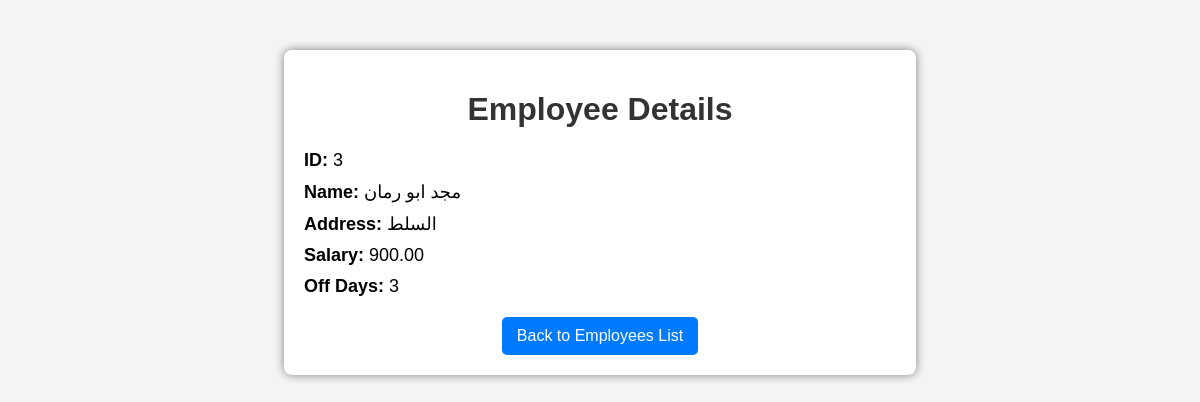
Screenshot of /Employees/read.php?id=3 with the database file from the repository.
### tables this page shows
CREATE TABLE `employees` (
  `id` int(11) NOT NULL,
  `name` varchar(100) NOT NULL,
  `address` text NOT NULL,
  `salary` decimal(10,2) NOT NULL,
  `off_days` int(11) NOT NULL DEFAULT 0,
  `created_at` timestamp NOT NULL DEFAULT current_timestamp()
);

### Employees/read.php (the view, shortened to what this page needs)
<?php
include('config.php');
if (isset($_GET['id']) && is_numeric($_GET['id'])) {
    $id = $_GET['id'];
    $sql = "SELECT * FROM Employees WHERE id = $id";
    $result = $conn->query($sql);
    if ($result->num_rows > 0) {
        $employee = $result->fetch_assoc();
    } else {
        echo "<p class='error'>No employee found with this ID.</p>";
        exit();
    }
} else {
    echo "<p class='error'>Invalid request.</p>";
    exit();
}
?>
<!DOCTYPE html>
<html lang="en">
<head>
</head>
<body>
<div class="container">
    <h1>Employee Details</h1>
    <div class="info">
        <p><strong>ID:</strong> <?php echo $employee['id']; ?></p>
        <p><strong>Name:</strong> <?php echo $employee['name']; ?></p>
        <p><strong>Address:</strong> <?php echo $employee['address']; ?></p>
        <p><strong>Salary:</strong> <?php echo $employee['salary']; ?></p>
        <p><strong>Off Days:</strong> <?php echo $employee['off_days']; ?></p>
    </div>
    <a href="index.php" class="back-btn">Back to Employees List</a>
</div>
</body>
</html>

### Employees/read.php (style rules this page uses)
body { font-family: Arial, sans-serif; background-color: #f4f4f4; text-align: center; }
.container { width: 50%; background: white; padding: 20px; margin: 50px auto; box-shadow: 0px 0px 10px gray; border-radius: 8px; }
h1 { color: #333; }
.info { text-align: left; margin: 20px 0; font-size: 18px; }
.info p { margin: 10px 0; }
.back-btn { display: inline-block; background: #007bff; color: white; padding: 10px 15px; border-radius: 5px; text-decoration: none; font-size: 16px; }

### rows the page displays
employees: id "3", name "مجد ابو رمان", address "السلط", salary "900.00", off_days "3"
